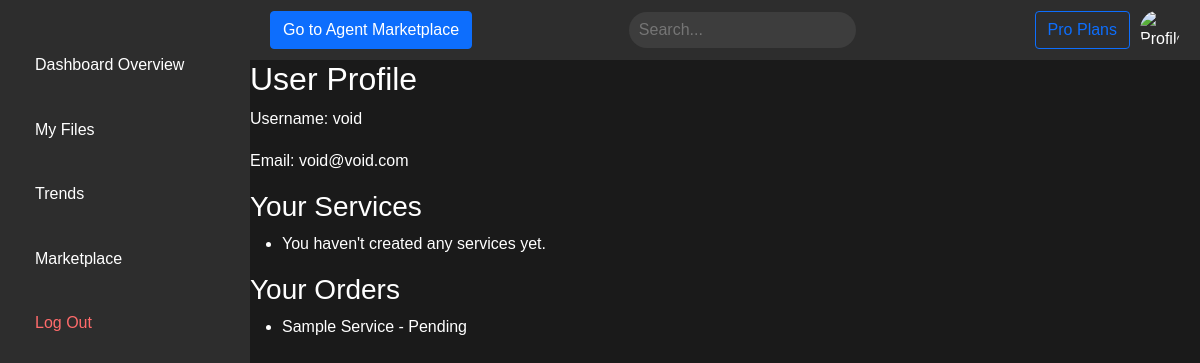
/accounts/profile/ (signed in), run on an earlier commit of the app's database.
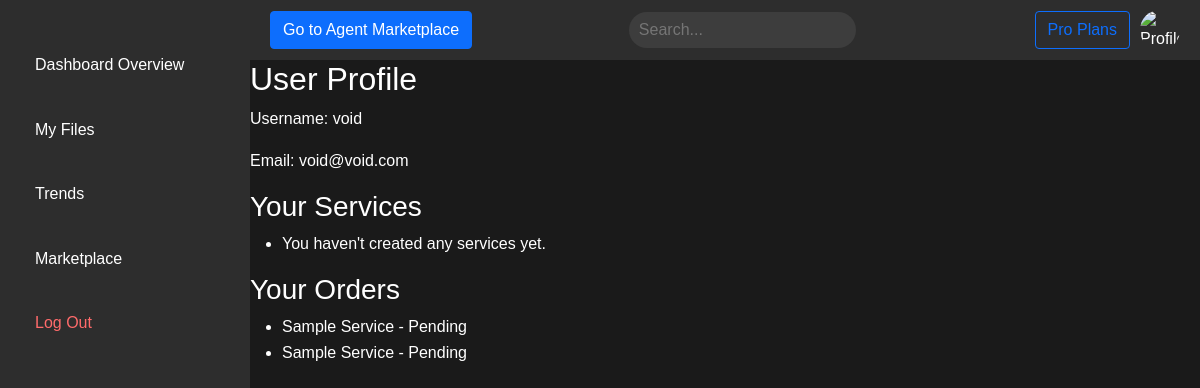
And on a later commit of the database.
### marketplace/models.py (models this page shows, shortened)
class Order(models.Model):
    STATUS_CHOICES = [
        ('pending', 'Pending'),
        ('in_progress', 'In Progress'),
        ('completed', 'Completed'),
        ('cancelled', 'Cancelled'),
    ]
    client = models.ForeignKey(User, on_delete=models.CASCADE, related_name='orders')
    service = models.ForeignKey(Service, on_delete=models.CASCADE)
    status = models.CharField(max_length=20, choices=STATUS_CHOICES, default='pending')
    created_at = models.DateTimeField(auto_now_add=True)
    updated_at = models.DateTimeField(auto_now=True)

class Service(models.Model):
    CATEGORY_CHOICES = [
        ('design', 'Graphic Design'),
        ('video', 'Video Editing'),
        ('writing', 'Content Writing'),
        ('marketing', 'Social Media Marketing'),
        ('other', 'Other'),
    ]
    provider = models.ForeignKey(User, on_delete=models.CASCADE, related_name='provided_services')
    title = models.CharField(max_length=100)
    description = models.TextField()
    price = models.DecimalField(max_digits=10, decimal_places=2)
    category = models.CharField(max_length=20, choices=CATEGORY_CHOICES)
    created_at = models.DateTimeField(auto_now_add=True)

### accounts/views.py (the view)
# urls.py: path('profile/', views.profile, name='profile'),
@login_required
def profile(request):
    return render(request, 'accounts/profile.html')

### templates/accounts/profile.html (shortened to what this page needs)
{% extends 'base.html' %}
{% block content %}
<h2>User Profile</h2>
<p>Username: {{ user.username }}</p>
<p>Email: {{ user.email }}</p>
<h3>Your Services</h3>
<ul>
    {% for service in user.services.all %}
    <li>{{ service.title }} - ${{ service.price }}</li>
    {% empty %}
    <li>You haven't created any services yet.</li>
    {% endfor %}
</ul>
<h3>Your Orders</h3>
<ul>
    {% for order in user.orders.all %}
    <li>{{ order.service.title }} - {{ order.get_status_display }}</li>
    {% empty %}
    <li>You haven't placed any orders yet.</li>
    {% endfor %}
</ul>
{% endblock %}

What changed in the data, as far as the page shows it:
added Order: service "Sample Service", status "Pending"
